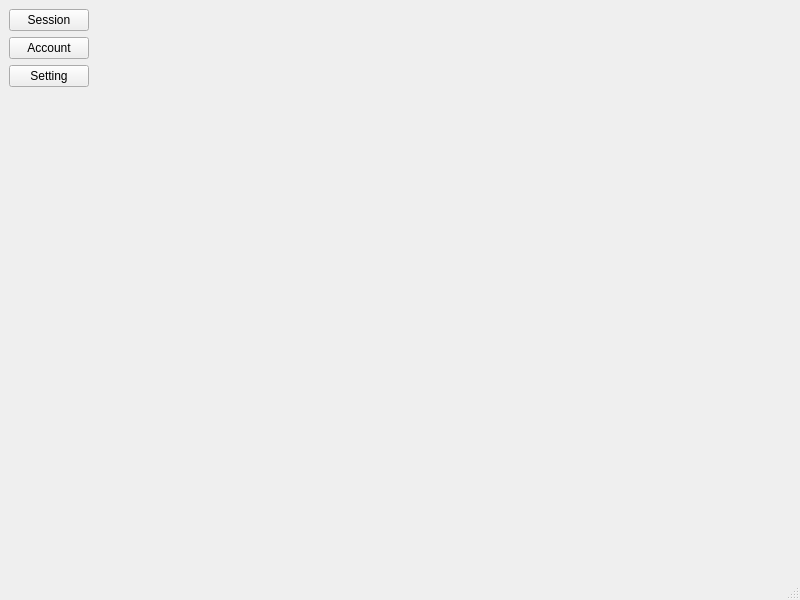
<?xml version="1.0" encoding="UTF-8"?>
<ui version="4.0">
 <class>Main</class>
 <widget class="QMainWindow" name="Main">
  <property name="geometry">
   <rect>
    <x>0</x>
    <y>0</y>
    <width>800</width>
    <height>600</height>
   </rect>
  </property>
  <property name="windowTitle">
   <string notr="true">MainWindow</string>
  </property>
  <widget class="QWidget" name="centralwidget">
   <layout class="QHBoxLayout" name="horizontalLayout" stretch="1,9">
    <item>
     <layout class="QVBoxLayout" name="verticalLayout">
      <item>
       <widget class="QPushButton" name="to_session">
        <property name="text">
         <string notr="true">Session</string>
        </property>
       </widget>
      </item>
      <item>
       <widget class="QPushButton" name="to_account">
        <property name="text">
         <string notr="true">Account</string>
        </property>
       </widget>
      </item>
      <item>
       <widget class="QPushButton" name="to_setting">
        <property name="text">
         <string notr="true">Setting</string>
        </property>
       </widget>
      </item>
      <item>
       <spacer name="verticalSpacer">
        <property name="orientation">
         <enum>Qt::Vertical</enum>
        </property>
        <property name="sizeHint" stdset="0">
         <size>
          <width>20</width>
          <height>40</height>
         </size>
        </property>
       </spacer>
      </item>
     </layout>
    </item>
    <item>
     <widget class="QFrame" name="frame">
      <layout class="QVBoxLayout" name="verticalLayout_2"/>
     </widget>
    </item>
   </layout>
  </widget>
  <widget class="QStatusBar" name="statusbar"/>
 </widget>
 <resources/>
 <connections/>
</ui>
